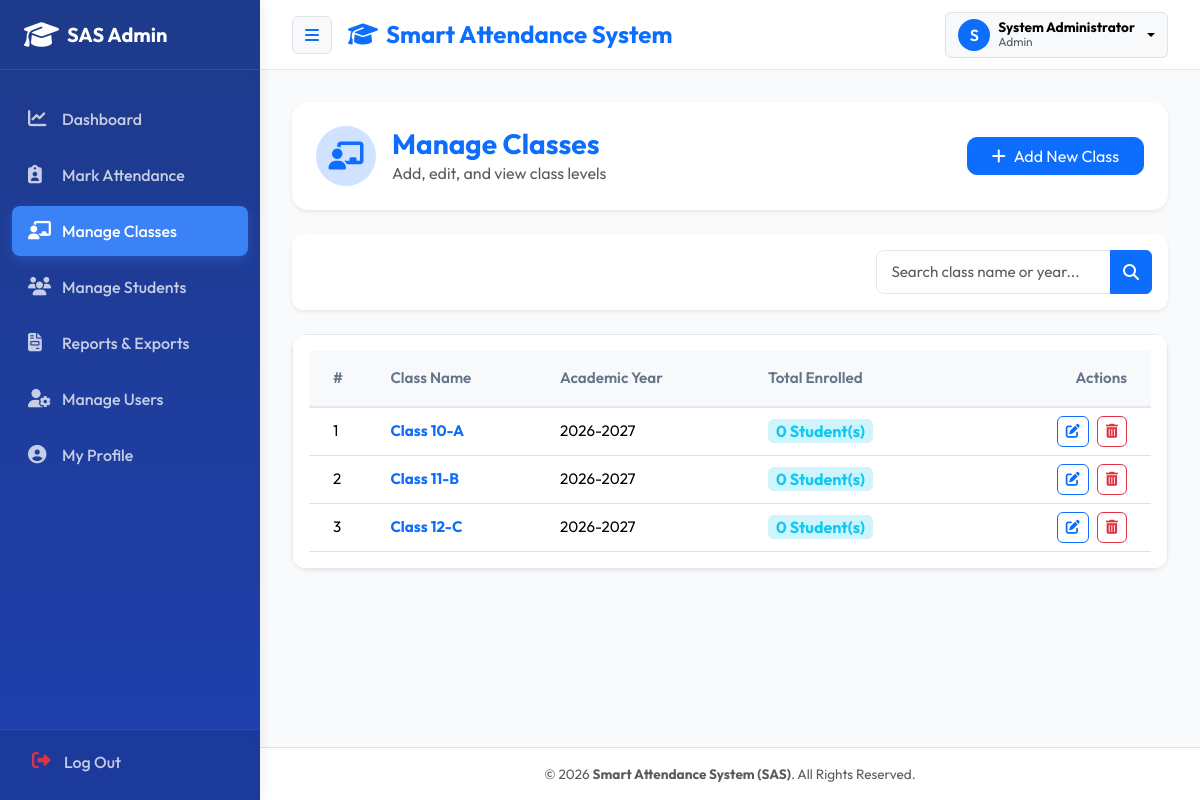
Page /classes.php (signed in) on the committed database.
### tables this page shows
CREATE TABLE IF NOT EXISTS `classes` (
    `class_id` INT AUTO_INCREMENT PRIMARY KEY,
    `class_name` VARCHAR(50) NOT NULL UNIQUE,
    `academic_year` VARCHAR(20) NOT NULL
);

### includes/functions.php (called while the page is built, shortened)
<?php
function e($string) {
    return htmlspecialchars($string ?? '', ENT_QUOTES, 'UTF-8');
}

### classes.php (the view, shortened to what this page needs)
<?php
require_once __DIR__ . '/includes/header.php';
$search = trim($_GET['search'] ?? '');
$query_params = [];
$sql = "SELECT c.*, COUNT(s.student_id) as total_students
        FROM `classes` c
        LEFT JOIN `students` s ON c.class_id = s.class_id ";
$sql .= " GROUP BY c.class_id ORDER BY c.class_name ASC";
try {
    $stmt = $pdo->prepare($sql);
    $stmt->execute($query_params);
    $classes = $stmt->fetchAll();
} catch (PDOException $e) {
    die("Query Error: " . $e->getMessage());
}
?>
<div class="container-fluid px-0">
    <div class="row">
        <div class="col-12 mb-4">
            <div class="card border-0 shadow-sm p-4" style="border-radius: 16px;">
                <div class="d-flex flex-column flex-sm-row justify-content-between align-items-sm-center gap-3">
                    <div class="d-flex align-items-center gap-3">
                        <div class="bg-primary-subtle text-primary rounded-circle d-flex align-items-center justify-content-center" style="width: 60px; height: 60px;">
                            <i class="fa-solid fa-chalkboard-user fs-3"></i>
                        </div>
                        <div>
                            <h3 class="fw-bold mb-0 text-primary">Manage Classes</h3>
                            <p class="text-muted mb-0">Add, edit, and view class levels</p>
                        </div>
                    </div>
                    <button class="btn btn-primary px-4 d-flex align-items-center gap-2" style="border-radius: 10px;" data-bs-toggle="modal" data-bs-target="#addClassModal">
                        <i class="fa-solid fa-plus"></i>Add New Class
                    </button>
                </div>
            </div>
        </div>
        <div class="col-12 mb-4">
            <div class="card border-0 shadow-sm p-3" style="border-radius: 12px;">
                <form action="classes.php" method="GET" class="row g-2 justify-content-end">
                    <div class="col-md-4 col-sm-6">
                        <div class="input-group">
                            <input type="text" class="form-control" name="search" value="<?php echo e($search); ?>" placeholder="Search class name or year...">
                            <button class="btn btn-primary" type="submit">
                                <i class="fa-solid fa-magnifying-glass"></i>
                            </button>
                        </div>
                    </div>
                </form>
            </div>
        </div>
        <div class="col-12">
            <div class="card border-0 shadow-sm" style="border-radius: 16px; overflow: hidden;">
                <div class="card-body p-0">
                    <div class="table-responsive">
                        <table class="table table-hover align-middle mb-0" style="font-size: 0.95rem;">
                            <thead class="table-light">
                                <tr>
                                    <th class="ps-4 py-3">#</th>
                                    <th class="py-3">Class Name</th>
                                    <th class="py-3">Academic Year</th>
                                    <th class="py-3">Total Enrolled</th>
                                    <th class="pe-4 py-3 text-end">Actions</th>
                                </tr>
                            </thead>
                            <tbody>
                                <?php if (empty($classes)): ?>
                                    <tr>
                                        <td colspan="5" class="text-center py-5 text-muted">
                                            <i class="fa-solid fa-folder-open fs-2 mb-3 d-block text-secondary"></i>
                                            No classes registered yet.
                                        </td>
                                    </tr>
                                <?php else: ?>
                                    <?php foreach ($classes as $idx => $class): ?>
                                        <tr>
                                            <td class="ps-4"><?php echo $idx + 1; ?></td>
                                            <td class="fw-bold text-primary"><?php echo e($class['class_name']); ?></td>
                                            <td><?php echo e($class['academic_year']); ?></td>
                                            <td>
                                                <span class="badge bg-info-subtle text-info px-2 py-1 fs-6">
                                                    <?php echo e($class['total_students']); ?> Student(s)
                                                </span>
                                            </td>
                                            <td class="pe-4 text-end">
                                                <div class="d-flex justify-content-end gap-2">
                                                    <button class="btn btn-sm btn-outline-primary" style="border-radius: 6px;"
                                                            data-bs-toggle="modal"
                                                            data-bs-target="#editClassModal"
                                                            data-id="<?php echo $class['class_id']; ?>"
                                                            data-name="<?php echo e($class['class_name']); ?>"
                                                            data-year="<?php echo e($class['academic_year']); ?>">
                                                        <i class="fa-solid fa-pen-to-square"></i>
                                                    </button>
                                                    <button class="btn btn-sm btn-outline-danger" style="border-radius: 6px;"
                                                            data-bs-toggle="modal"
                                                            data-bs-target="#deleteClassModal"
                                                            data-id="<?php echo $class['class_id']; ?>"
                                                            data-name="<?php echo e($class['class_name']); ?>">
                                                        <i class="fa-solid fa-trash-can"></i>
                                                    </button>
                                                </div>
                                            </td>
                                        </tr>
                                    <?php endforeach; ?>
                                <?php endif; ?>
                            </tbody>
                        </table>
                    </div>
                </div>
            </div>
        </div>
    </div>
</div>
<?php require_once __DIR__ . '/includes/footer.php'; ?>

### includes/header.php (shortened to what this page needs)
<!DOCTYPE html>
<html lang="en">
<head>
    <link href="https://cdn.jsdelivr.net/npm/bootstrap@5.3.2/dist/css/bootstrap.min.css" rel="stylesheet">
    <link href="https://cdnjs.cloudflare.com/ajax/libs/font-awesome/6.4.2/css/all.min.css" rel="stylesheet">
    <link href="https://cdn.jsdelivr.net/npm/sweetalert2@11.7.32/dist/sweetalert2.min.css" rel="stylesheet">
    <link href="assets/css/style.css" rel="stylesheet">
</head>
<body>
<div id="wrapper">
    <?php include_once __DIR__ . '/sidebar.php'; ?>
    <div id="content-wrapper">
        <nav id="navbar" class="no-print">
            <div class="d-flex align-items-center gap-3">
                <button id="sidebar-toggle-desk" class="btn btn-light border" aria-label="Collapse Navigation">
                    <i class="fa-solid fa-bars text-primary"></i>
                </button>
                <h4 class="mb-0 fw-bold d-none d-sm-block text-primary">
                    <i class="fa-solid fa-graduation-cap me-2"></i>Smart Attendance System
                </h4>
            </div>
            <div class="dropdown">
                <button class="btn btn-light border dropdown-toggle d-flex align-items-center gap-2" type="button" id="profileDropdown" data-bs-toggle="dropdown" aria-expanded="false">
                    <div class="rounded-circle bg-primary text-white d-flex align-items-center justify-content-center" style="width: 32px; height: 32px; font-weight: 600;">
                        <?php echo strtoupper(substr($_SESSION['fullname'], 0, 1)); ?>
                    </div>
                    <div class="text-start d-none d-md-block" style="font-size: 0.85rem; line-height: 1.2;">
                        <span class="d-block fw-bold"><?php echo e($_SESSION['fullname']); ?></span>
                        <span class="text-muted d-block" style="font-size: 0.75rem;"><?php echo e($_SESSION['role']); ?></span>
                    </div>
                </button>
            </div>
        </nav>
        <main class="main-content">

### includes/sidebar.php
<?php
$current_file = basename($_SERVER['PHP_SELF']);
$role = $_SESSION['role'] ?? 'Teacher';
?>
<aside id="sidebar" class="no-print">
    <div class="sidebar-header">
        <div class="d-flex align-items-center gap-2">
            <i class="fa-solid fa-graduation-cap text-white fs-3"></i>
            <span class="fw-bold fs-5">SAS Admin</span>
        </div>
    </div>
    <div class="sidebar-menu">
        <ul class="nav flex-column">
            <li class="nav-item">
                <a class="nav-link <?php echo ($current_file === 'dashboard.php') ? 'active' : ''; ?>" href="dashboard.php">
                    <i class="fa-solid fa-chart-line"></i>
                    <span>Dashboard</span>
                </a>
            </li>
            <li class="nav-item">
                <a class="nav-link <?php echo ($current_file === 'attendance.php') ? 'active' : ''; ?>" href="attendance.php">
                    <i class="fa-solid fa-clipboard-user"></i>
                    <span>Mark Attendance</span>
                </a>
            </li>
            <li class="nav-item">
                <a class="nav-link <?php echo ($current_file === 'classes.php') ? 'active' : ''; ?>" href="classes.php">
                    <i class="fa-solid fa-chalkboard-user"></i>
                    <span>Manage Classes</span>
                </a>
            </li>
            <li class="nav-item">
                <a class="nav-link <?php echo ($current_file === 'students.php') ? 'active' : ''; ?>" href="students.php">
                    <i class="fa-solid fa-users"></i>
                    <span>Manage Students</span>
                </a>
            </li>
            <li class="nav-item">
                <a class="nav-link <?php echo ($current_file === 'reports.php') ? 'active' : ''; ?>" href="reports.php">
                    <i class="fa-solid fa-file-invoice"></i>
                    <span>Reports & Exports</span>
                </a>
            </li>
            <?php if ($role === 'Admin'): ?>
            <li class="nav-item">
                <a class="nav-link <?php echo ($current_file === 'users.php') ? 'active' : ''; ?>" href="users.php">
                    <i class="fa-solid fa-user-gear"></i>
                    <span>Manage Users</span>
                </a>
            </li>
            <?php endif; ?>
            <li class="nav-item">
                <a class="nav-link <?php echo ($current_file === 'profile.php' || $current_file === 'change_password.php') ? 'active' : ''; ?>" href="profile.php">
                    <i class="fa-solid fa-user-circle"></i>
                    <span>My Profile</span>
                </a>
            </li>
        </ul>
    </div>
    <div class="sidebar-footer">
        <a class="nav-link text-danger-hover py-1" href="logout.php">
            <i class="fa-solid fa-right-from-bracket text-danger me-2"></i>
            <span>Log Out</span>
        </a>
    </div>
</aside>

### includes/footer.php (shortened to what this page needs)
        </main>
        <footer class="bg-white border-top text-center py-3 text-muted mt-auto no-print" style="font-size: 0.85rem;">
            <div>
                &copy; <?php echo date("Y"); ?> <strong>Smart Attendance System (SAS)</strong>. All Rights Reserved.
            </div>
        </footer>
    </div>
</div>
</body>
</html>

### assets/css/style.css (style rules this page uses)
:root { --primary-color: #1e40af; --primary-light: #3b82f6; --primary-hover: #1d4ed8; --accent-color: #0ea5e9; --bg-color: #f8fafc; --card-bg: #ffffff; --text-main: #0f172a; --text-muted: #64748b; --sidebar-width: 260px; --sidebar-collapsed-width: 70px; --navbar-height: 70px; --border-color: #e2e8f0; }
body { font-family: 'Outfit', sans-serif; background-color: var(--bg-color); color: var(--text-main); overflow-x: hidden; }
#wrapper { display: flex; width: 100vw; height: 100vh; overflow: hidden; }
#sidebar { width: var(--sidebar-width); height: 100vh; background: linear-gradient(180deg, #1e3a8a 0%, #1e40af 100%); color: #ffffff; transition: all 0.3s cubic-bezier(0.4, 0, 0.2, 1); display: flex; flex-direction: column; flex-shrink: 0; z-index: 1000; box-shadow: 4px 0 10px rgba(0, 0, 0, 0.05); }
#sidebar .sidebar-header { height: var(--navbar-height); display: flex; align-items: center; justify-content: space-between; padding: 0 1.5rem; border-bottom: 1px solid rgba(255, 255, 255, 0.1); }
#sidebar .sidebar-menu { flex: 1; overflow-y: auto; padding: 1.5rem 0.75rem; }
#sidebar .nav-link { color: rgba(255, 255, 255, 0.75); padding: 0.8rem 1rem; border-radius: 8px; margin-bottom: 0.4rem; display: flex; align-items: center; font-weight: 500; transition: all 0.2s ease; }
#sidebar .nav-link i { width: 24px; font-size: 1.15rem; margin-right: 10px; transition: transform 0.2s ease; }
#sidebar .nav-link.active { color: #ffffff; background-color: var(--primary-light); box-shadow: 0 4px 12px rgba(59, 130, 246, 0.3); }
#sidebar .sidebar-footer { padding: 1rem; border-top: 1px solid rgba(255, 255, 255, 0.1); background-color: rgba(0, 0, 0, 0.1); }
#content-wrapper { flex: 1; display: flex; flex-direction: column; height: 100vh; overflow: hidden; }
#navbar { height: var(--navbar-height); background-color: var(--card-bg); border-bottom: 1px solid var(--border-color); display: flex; align-items: center; justify-content: space-between; padding: 0 2rem; box-shadow: 0 2px 4px rgba(0, 0, 0, 0.02); }
.main-content { flex: 1; overflow-y: auto; padding: 2rem; }
.table-responsive { background-color: var(--card-bg); border-radius: 12px; border: 1px solid var(--border-color); padding: 1rem; box-shadow: 0 2px 4px rgba(0, 0, 0, 0.01); }
.table th { font-weight: 600; color: var(--text-muted); border-bottom: 2px solid var(--border-color); }
.table td { vertical-align: middle; }
.form-control, .form-select { border-radius: 8px; border: 1px solid var(--border-color); padding: 0.6rem 0.9rem; font-size: 0.95rem; transition: all 0.2s ease; }

### rows in the picture
classes: class_name "Class 10-A", academic_year "2026-2027", total_students "0"
classes: class_name "Class 11-B", academic_year "2026-2027", total_students "0"
classes: class_name "Class 12-C", academic_year "2026-2027", total_students "0"

### other values in the picture
substr($_SESSION['fullname'], 0, 1) "S"
$_SESSION['fullname'] "System Administrator"
$_SESSION['role'] "Admin"
